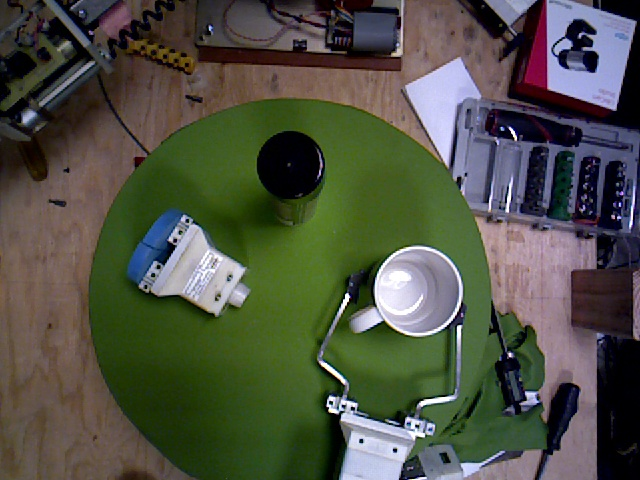
#> input picture img_processing_example/in/frame0003.jpg, 640 x 480 px
$ python conn_comp.py   (older library calls are emulated)
#> lines starting #> are read from the running program, lines starting #| are printed output that depends on the picture; after the words box and inside, x2 and y2 are one past the last pixel; in counts of white or black regions, pixels touching at a corner belong together
import math
import numpy as np
import cv2
import IPython
import segment

im = cv2.imread('in/frame0003.jpg')
#> im is the input picture: shape (480, 640, 3); mean B, G, R 67.8, 81.4, 78.8
imgray = cv2.cvtColor(im,cv2.COLOR_BGR2GRAY)
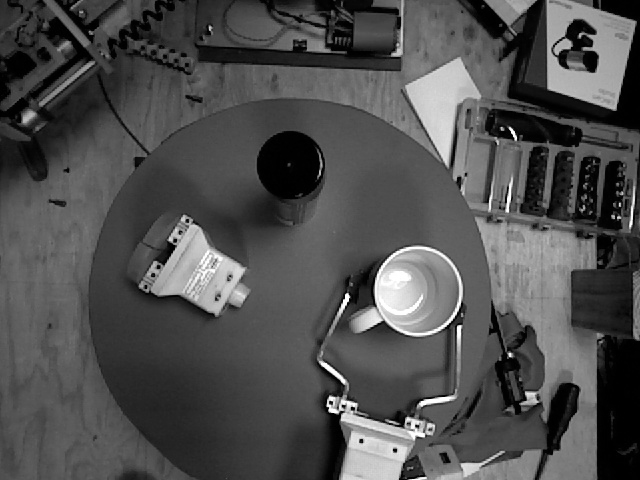
#> imgray: shape (480, 640); min 0, max 255, mean 79.1
ret,thresh = cv2.threshold(imgray,127,255,0)
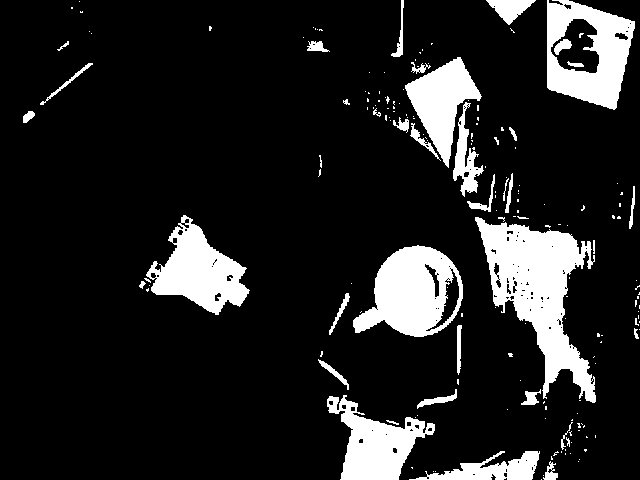
#> thresh: shape (480, 640); 13.6% white; 184 white regions (143 under 20 px)
im2, contours, hierarchy = cv2.findContours(thresh,cv2.RETR_TREE,cv2.CHAIN_APPROX_SIMPLE)
#> contours = 315 contours, 261 with area under 20; largest, box (x1, y1, x2, y2) and area: (475, 217, 596, 403) 9526, (547, 0, 635, 110) 7216, (353, 245, 463, 337) 6631, (146, 215, 250, 315) 5036, (327, 395, 435, 480) 4256
cv2.imwrite('out/frame0003_contours.jpg', im2)

$ run again, with img_processing_example/in/frame0000.jpg copied over img_processing_example/in/frame0003.jpg
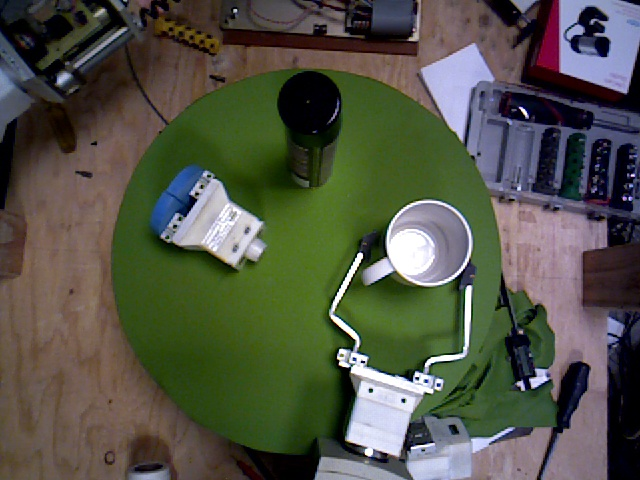
#> input picture img_processing_example/in/frame0000.jpg, 640 x 480 px
#> im is the input picture: shape (480, 640, 3); mean B, G, R 70.1, 83.7, 81.7
#> `imgray = cv2.cvtColor(im,cv2.COLOR_BGR2GRAY)`:
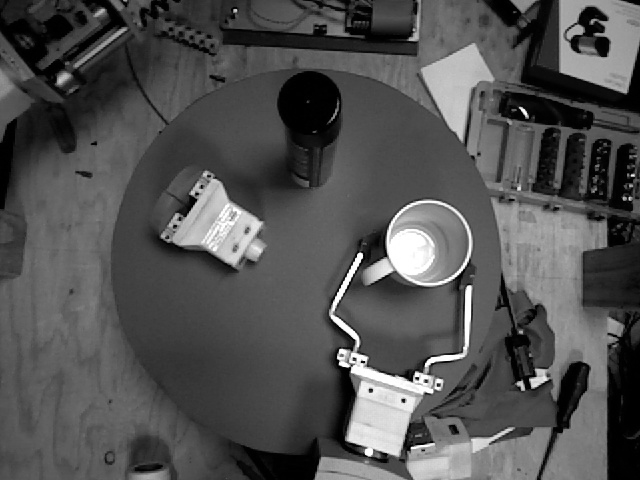
#> imgray: shape (480, 640); min 0, max 255, mean 81.5
#> `ret,thresh = cv2.threshold(imgray,127,255,0)`:
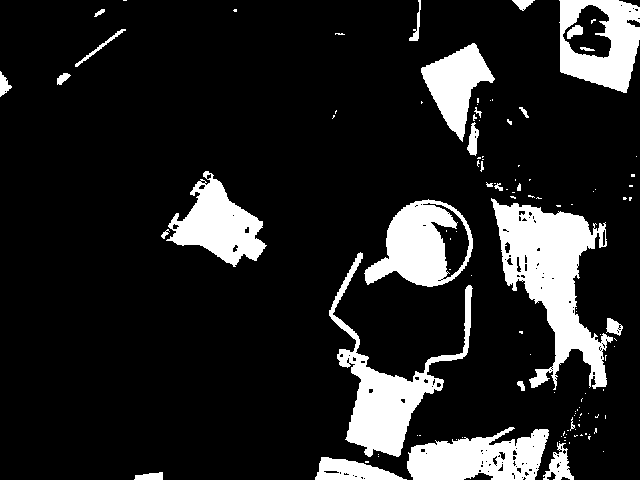
#> thresh: shape (480, 640); 14.2% white; 117 white regions (88 under 20 px)
#> contours = 261 contours, 215 with area under 20; largest, box (x1, y1, x2, y2) and area: (491, 198, 613, 390) 9850, (329, 252, 473, 457) 6354, (364, 199, 473, 287) 6196, (559, 0, 640, 93) 6106, (407, 427, 549, 480) 5072

$ run again, with img_processing_example/in/frame0001.jpg copied over img_processing_example/in/frame0003.jpg
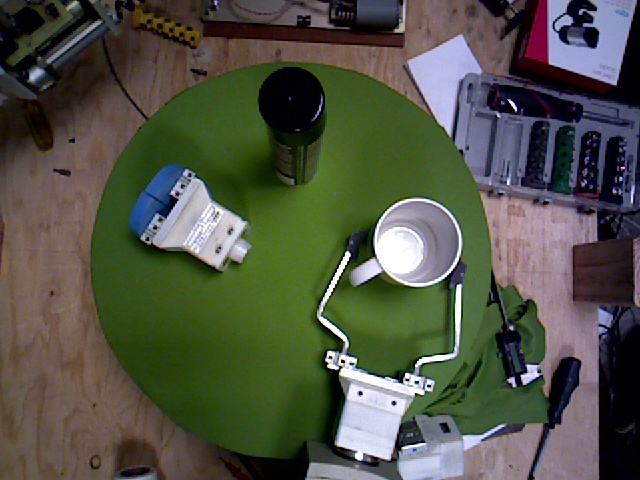
#> input picture img_processing_example/in/frame0001.jpg, 640 x 480 px
#> im is the input picture: shape (480, 640, 3); mean B, G, R 68.8, 83.2, 80.3
#> `imgray = cv2.cvtColor(im,cv2.COLOR_BGR2GRAY)`:
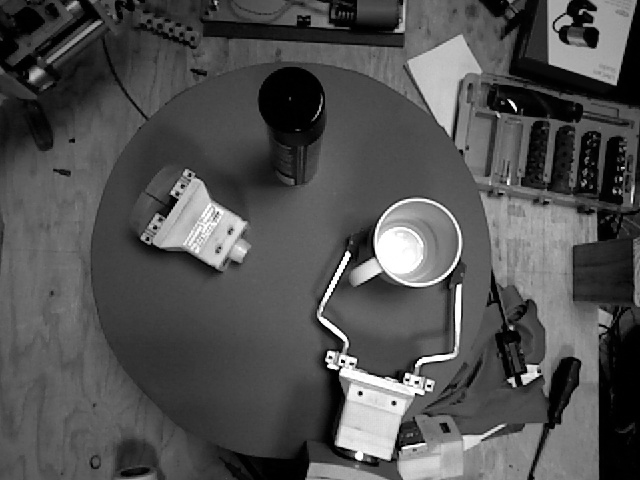
#> imgray: shape (480, 640); min 0, max 255, mean 80.7
#> `ret,thresh = cv2.threshold(imgray,127,255,0)`:
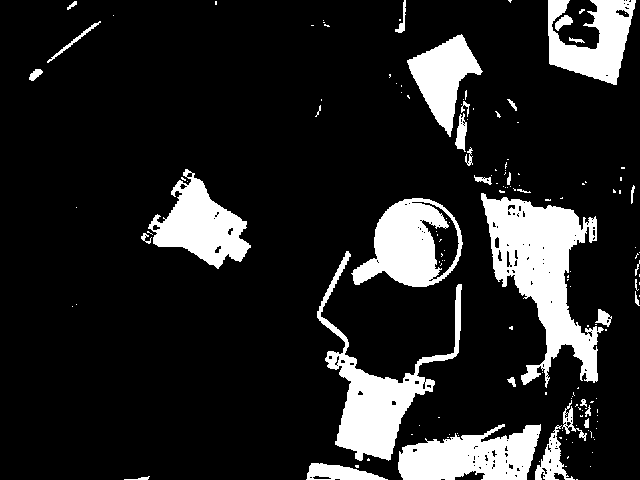
#> thresh: shape (480, 640); 14.6% white; 153 white regions (118 under 20 px)
#> contours = 307 contours, 259 with area under 20; largest, box (x1, y1, x2, y2) and area: (481, 193, 604, 388) 10166, (317, 251, 462, 461) 6526, (351, 198, 463, 287) 6491, (398, 424, 541, 480) 5340, (148, 169, 251, 269) 4842
